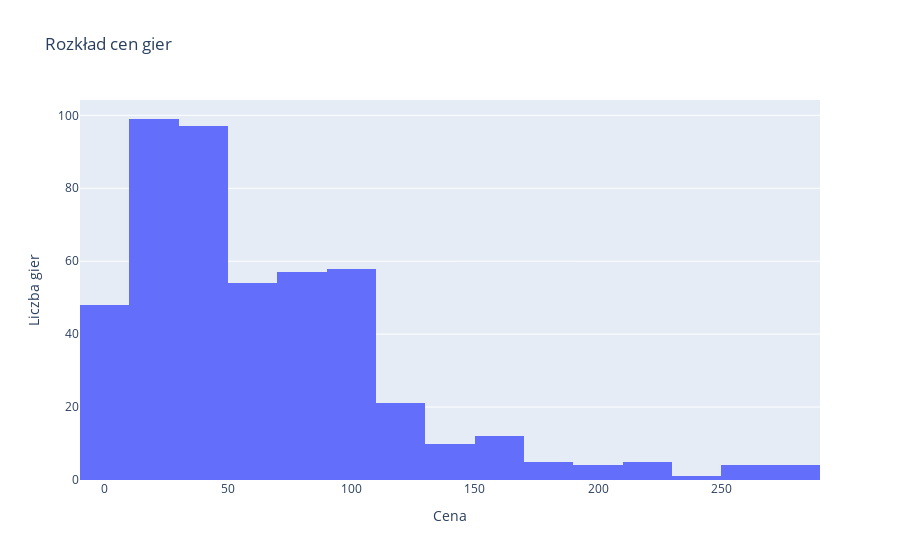

Notebook code cell kept with this figure:
### Code cell
import plotly.express as px

fig1 = px.histogram(df, x='Cena', nbins=20, title='Rozkład cen gier')
fig1.update_layout(xaxis_title='Cena', yaxis_title='Liczba gier')
fig1.show()

### Figure 1 — Plotly figure (JSON) as saved in the notebook; plotly's stock layout.template omitted (floating-point values rounded to 4 significant figures; data arrays with more than 128 entries replaced by an {"elided": "..."} marker saying what was removed)
{"data": [{"alignmentgroup": "True", "bingroup": "x", "hovertemplate": "Cena=%{x}<br>count=%{y}<extra></extra>", "legendgroup": "", "marker": {"color": "#636efa", "pattern": {"shape": ""}}, "name": "", "nbinsx": 20, "offsetgroup": "", "orientation": "v", "showlegend": false, "type": "histogram", "x": {"elided": "479 float values"}, "xaxis": "x", "yaxis": "y"}], "layout": {"barmode": "relative", "legend": {"tracegroupgap": 0}, "title": {"text": "Rozkład cen gier"}, "xaxis": {"anchor": "y", "domain": [0, 1], "title": {"text": "Cena"}}, "yaxis": {"anchor": "x", "domain": [0, 1], "title": {"text": "Liczba gier"}}}}
